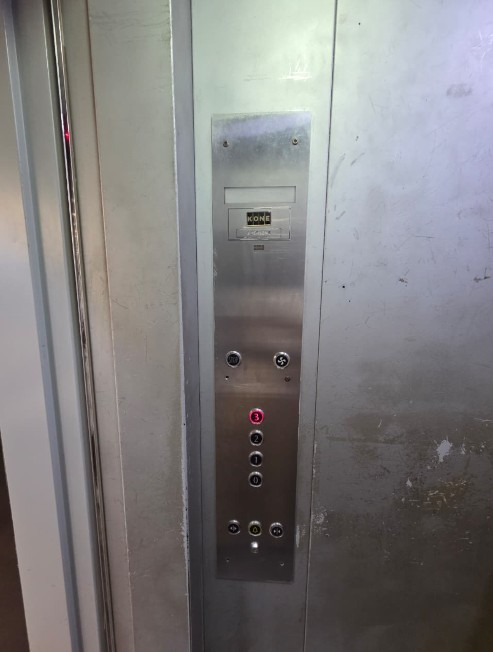
#> input picture elevator_mod_pipeline/tests/images/COP.jpg, 493 x 652 px; its folder holds only this picture in this run
$ python -i video.py   (imports and definitions only)   (older library calls are emulated)
#> lines starting #> are read from the running program, lines starting #| are printed output that depends on the picture; after the words box and inside, x2 and y2 are one past the last pixel; in counts of white or black regions, pixels touching at a corner belong together
#> further down, picture is the input picture: shape (652, 493, 3); mean B, G, R 125.8, 125.3, 127.1
from __future__ import annotations

import json
import logging
import math
import shutil
import subprocess
import wave
from pathlib import Path
from typing import Any

import cv2
import numpy as np


ACTION_SECONDS = {"open": 1.25, "close": 1.75}
MID_HOLD_SECONDS = 0.7
END_HOLD_SECONDS = 0.9
LOGGER = logging.getLogger(__name__)
MOTION_STYLES = {"zoom_in", "pan", "pan_l_r", "pan_r_l", "pan_t_b", "pan_b_t"}
MOTION_STYLE_ALIASES = {
    "zoom": "zoom_in",
    "zoom-in": "zoom_in",
    "zoom_in": "zoom_in",
    "pan": "pan",
    "pan-lr": "pan",
    "pan_lr": "pan",
    "pan-l-r": "pan",
    "pan_l_r": "pan",
    "pan-rl": "pan",
    "pan_rl": "pan",
    "pan-r-l": "pan",
    "pan_r_l": "pan",
    "left": "pan",
    "right": "pan",
    "pan_left": "pan",
    "pan_right": "pan",
}
DOOR_FUNCTIONALITY = {"open", "close"}
QUALITY_SIZES = {
    "360p": (640, 360),
    "480p": (854, 480),
    "720p": (1280, 720),
    "1080p": (1920, 1080),
}


# [379 lines left out: functions render_elevator_video, write_video, normalize_video_quality, normalize_video_mode_request, replacement_door_open_close_timing, not called in this run]


def fallback_door_cycle_actions(state: str) -> list[tuple[str, float]]:
    sequence = ["close", "open", "close", "open"] if state == "open" else ["open", "close", "open", "close"]
    return [(action, ACTION_SECONDS[action]) for action in sequence]


# [377 lines left out: functions resize_frames_for_quality, preserve_aspect_output_size, resize_cover_rgb, resize_contain_rgb, render_motion_style_video, render_ffmpeg_camera_motion and 3 more, not called in this run]


def resize_exact_rgb(frame: np.ndarray, target_w: int, target_h: int) -> np.ndarray:
    return np.ascontiguousarray(cv2.resize(frame, (target_w, target_h), interpolation=cv2.INTER_LANCZOS4))


# [49 lines left out: functions build_ffmpeg_pan_base, motion_output_size, ffmpeg_smoothstep_expr, ffmpeg_finish_filters, not called in this run]


def motion_focus_point(cfg: dict[str, Any], hw: tuple[int, int]) -> tuple[tuple[float, float], str]:
    h, w = hw
    return (w * 0.5, h * 0.5), "image_center"


# [233 lines left out: functions render_motion_style_frame, render_zoom_in_frame, render_pan_frame, pan_metadata, write_motion_metadata, validate_video_output and 2 more, not called in this run]


def write_state_debug(meta_path: Path, state_debug: dict[str, Any]) -> None:
    meta_path.write_text(json.dumps(state_debug, indent=2), encoding="utf-8")


# [51 lines left out: functions write_elevator_roi_debug, load_image_bgr, load_reference_image, not called in this run]


def load_replaced_door_box(cfg: dict[str, Any], image_shape: tuple[int, int]) -> list[int] | None:
    return load_replaced_component_box(cfg, image_shape, "door", "elevator_door")


def load_replaced_cabin_box(cfg: dict[str, Any], image_shape: tuple[int, int]) -> list[int] | None:
    return load_replaced_component_box(cfg, image_shape, None, "elevator_cabin")


# [1127 lines left out: functions load_replaced_component_box, select_state_images, load_default_door_open_interior, load_default_door_image, load_original_upload_image, replace_box_with_reference and 37 more, not called in this run]


def fallback_door_box(img: np.ndarray) -> list[int]:
    gray = cv2.cvtColor(img, cv2.COLOR_BGR2GRAY)
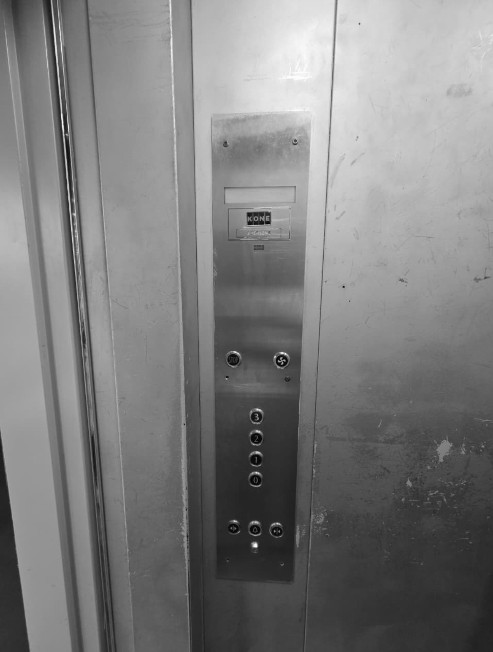
#> gray: shape (652, 493); min 1, max 254, mean 125.9
    edges = cv2.Canny(gray, 50, 140)
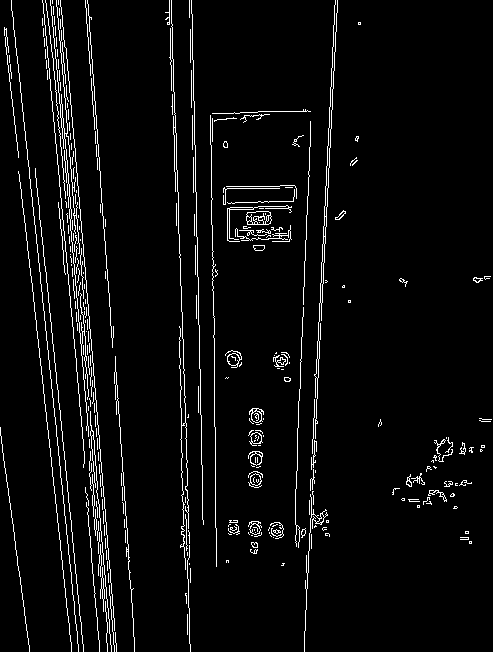
#> edges: shape (652, 493); 4.5% white in thin lines or dots
    kernel = cv2.getStructuringElement(cv2.MORPH_RECT, (5, 25))
    vertical = cv2.morphologyEx(edges, cv2.MORPH_CLOSE, kernel)
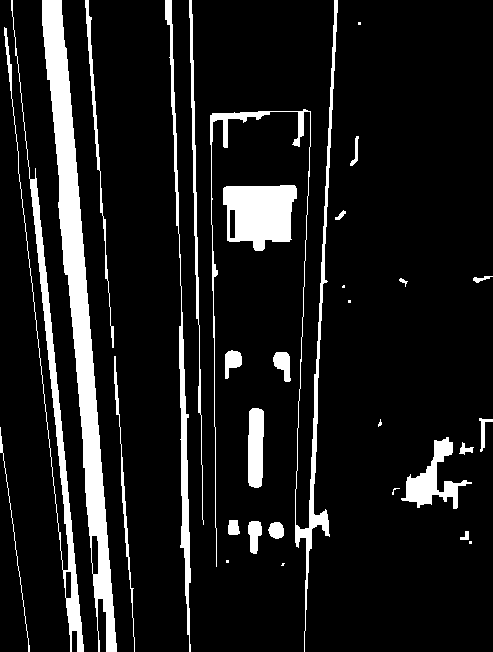
#> vertical: shape (652, 493); 10.9% white; 31 white regions (8 under 20 px)
    contours, _ = cv2.findContours(vertical, cv2.RETR_EXTERNAL, cv2.CHAIN_APPROX_SIMPLE)
#> contours = 31 contours, 9 with area under 20; largest, box (x1, y1, x2, y2) and area: (42, 0, 117, 652) 11380, (223, 185, 297, 251) 3704, (4, 0, 84, 652) 3260, (210, 0, 338, 652) 2666, (165, 0, 191, 652) 2021
    h, w = img.shape[:2]
#> h = 652; w = 493
    best = None
    best_score = -1e18
    for contour in contours:
        x, y, bw, bh = cv2.boundingRect(contour)
        if bh < h * 0.35 or bw < w * 0.08:
            continue
        score = bw * bh * min(bh / max(bw, 1), 4) - abs((x + bw / 2) - w / 2) * h
        if score > best_score:
            best_score = score
            best = [x, y, x + bw, y + bh]
#> this loop made 31 passes
#> (x, y, bw, bh, score, best_score, best) on pass 26: (210, 0, 128, 652, 315894, 315894, [210, 0, 338, 652])
#> (x, y, bw, bh) on passes 1, 4, 5, 6, 7, 8: (281, 563, 4, 3), (460, 531, 9, 9), (268, 522, 16, 17), (248, 521, 14, 33), (228, 520, 12, 15), (392, 488, 8, 7)
#> after the loop, best_score = 315894
    return best or [int(w * 0.28), int(h * 0.20), int(w * 0.72), int(h * 0.86)]


# [408 lines left out: functions clamp_box, classify_state, _center_gap_score, ease_in_out_cubic, motor_profile, build_panel_texture and 18 more, not called in this run]


def close_thud_times(spans: list[tuple[str, float, float]]) -> list[float]:
    return [end for action, _, end in spans if action == "close"]


# [72 lines left out: functions make_ding, make_thud, write_wav, safe_unlink, build_audio_clip, not called in this run]

>>> import cv2
>>> picture = cv2.imread('../tests/images/COP.jpg')
>>> result = fallback_door_box(picture)
#> result = [210, 0, 338, 652]

$ run again, on elevator_mod_pipeline/tests/images/Sample.jpg
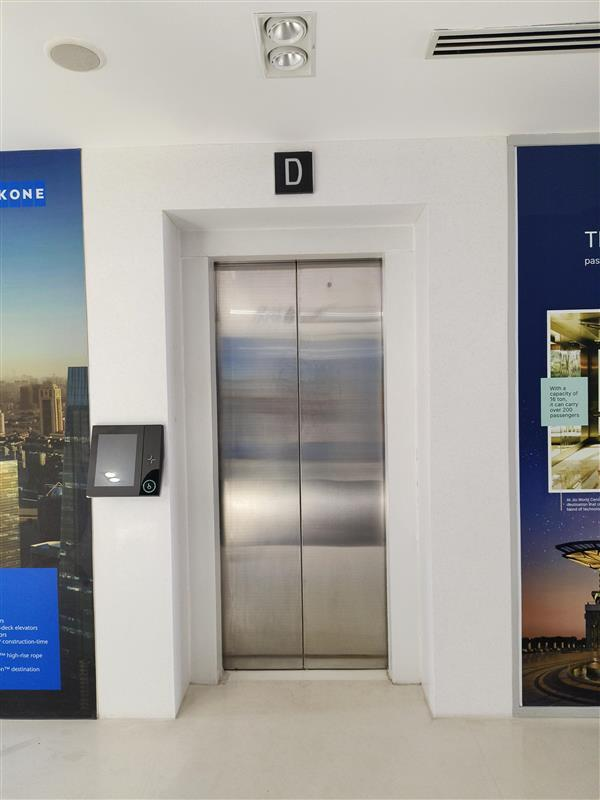
#> input picture elevator_mod_pipeline/tests/images/Sample.jpg, 600 x 800 px
#> picture is the input picture: shape (800, 600, 3); mean B, G, R 158.5, 161.4, 163.2
#> in fallback_door_box, `edges = cv2.Canny(gray, 50, 140)`:
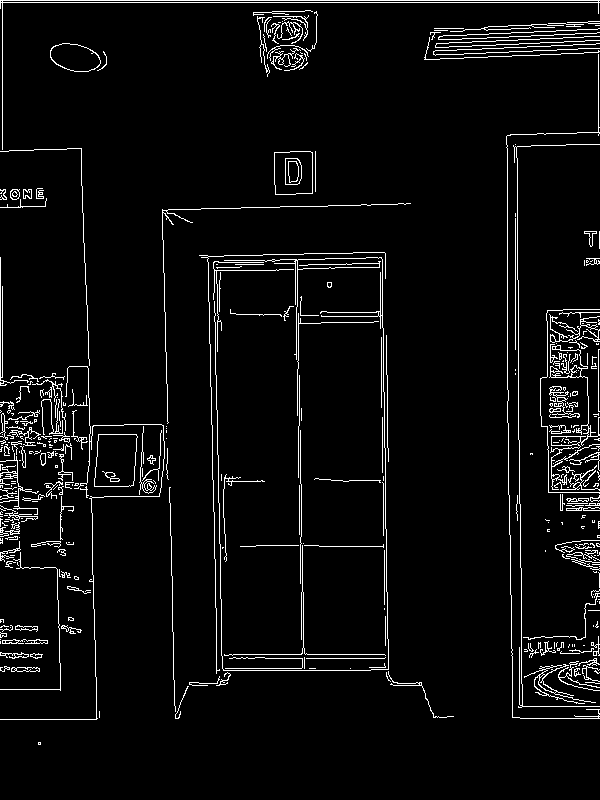
#> edges: shape (800, 600); 4.6% white in thin lines or dots
#> in fallback_door_box, `vertical = cv2.morphologyEx(edges, cv2.MORPH_CLOSE, kernel)`:
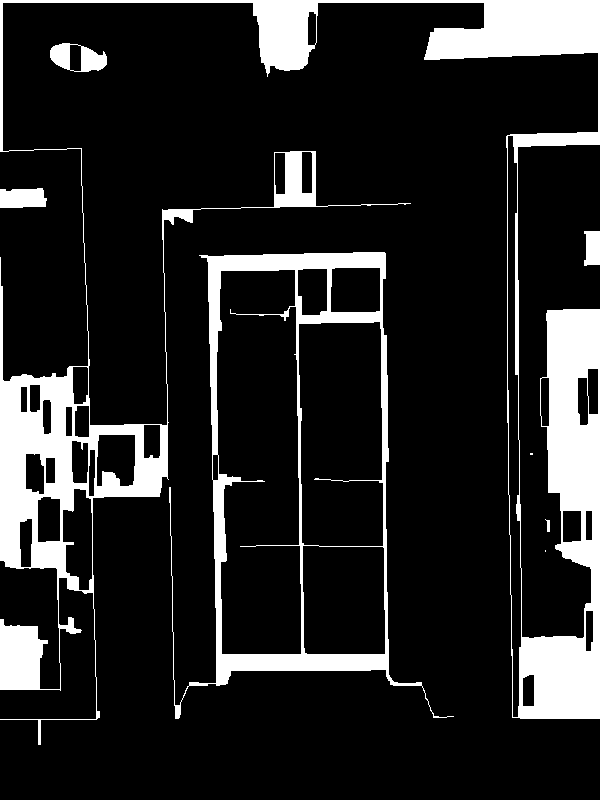
#> vertical: shape (800, 600); 14.9% white; 8 white regions (2 under 20 px)
#> contours = 8 contours, 2 with area under 20; largest, box (x1, y1, x2, y2) and area: (169, 252, 454, 719) 72672, (0, 0, 600, 745) 68591, (50, 43, 107, 72) 1158, (0, 188, 47, 208) 766, (584, 231, 600, 266) 444, (545, 519, 550, 532) 22
#> the loop in fallback_door_box, `for contour in contours:` made 8 passes
#> (x, y, bw, bh, score, best_score, best) on pass 4: (169, 252, 285, 467, 208889, 208889, [169, 252, 454, 719])
#> after the loop in fallback_door_box, `for contour in contours:`: best_score = 555025
#> result = [0, 0, 600, 745]

$ run again, on elevator_mod_pipeline/tests/images/Sample10.jpg
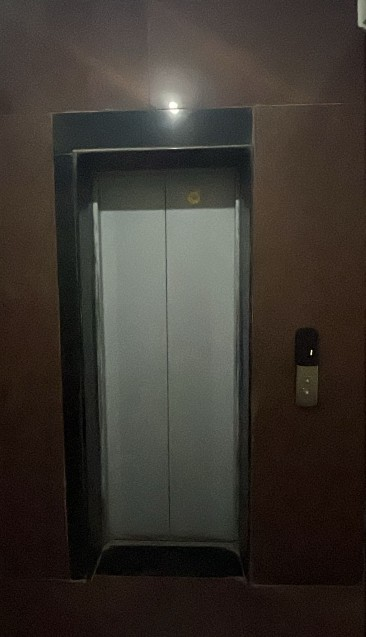
#> input picture elevator_mod_pipeline/tests/images/Sample10.jpg, 366 x 637 px
#> picture is the input picture: shape (637, 366, 3); mean B, G, R 47.7, 54, 59.6
#> in fallback_door_box, `edges = cv2.Canny(gray, 50, 140)`:
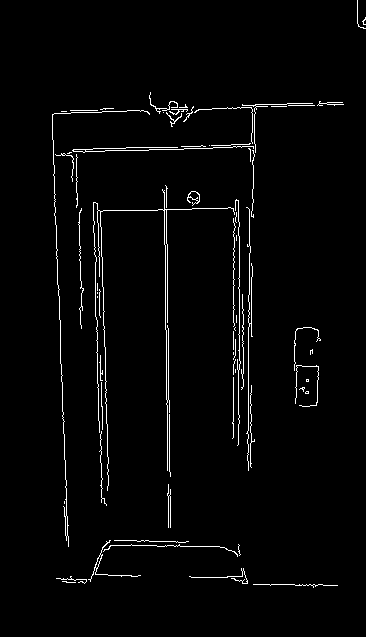
#> edges: shape (637, 366); 2.4% white in thin lines or dots, all inside (x1, y1, x2, y2) = (52, 0, 366, 588)
#> in fallback_door_box, `vertical = cv2.morphologyEx(edges, cv2.MORPH_CLOSE, kernel)`:
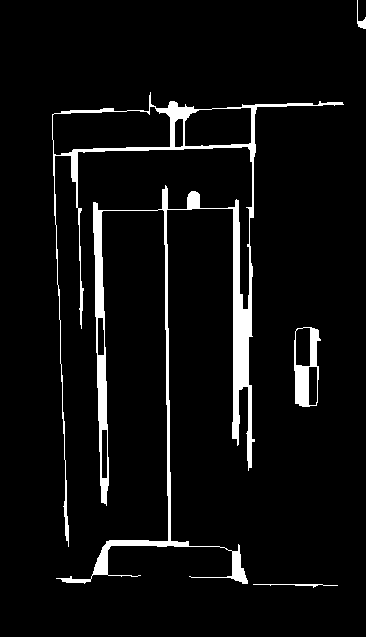
#> vertical: shape (637, 366); 5.5% white; 4 white regions
#> contours = 4 contours; box (x1, y1, x2, y2) and area: (52, 92, 344, 584) 16140, (294, 327, 321, 407) 1730, (357, 0, 366, 29) 50, (253, 584, 338, 588) 28
#> the loop in fallback_door_box, `for contour in contours:` made 4 passes
#> (x, y, bw, bh, score, best_score, best) on pass 3: (52, 92, 292, 492, 232509, 232509, [52, 92, 344, 584])
#> after the loop in fallback_door_box, `for contour in contours:`: best_score = 232509
#> result = [52, 92, 344, 584]

$ run again, on elevator_mod_pipeline/tests/images/Sample11.jpg
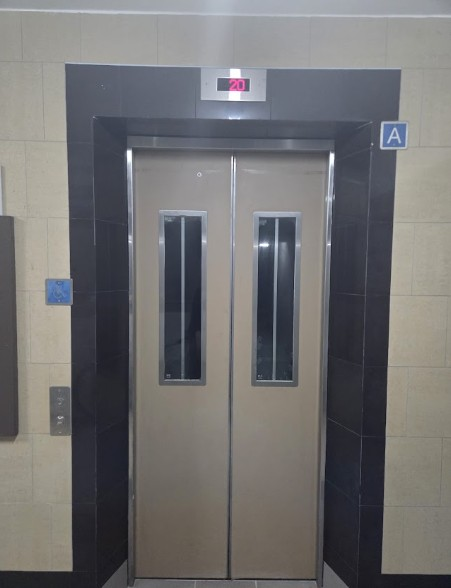
#> input picture elevator_mod_pipeline/tests/images/Sample11.jpg, 451 x 588 px
#> picture is the input picture: shape (588, 451, 3); mean B, G, R 113.4, 113.1, 114.1
#> in fallback_door_box, `edges = cv2.Canny(gray, 50, 140)`:
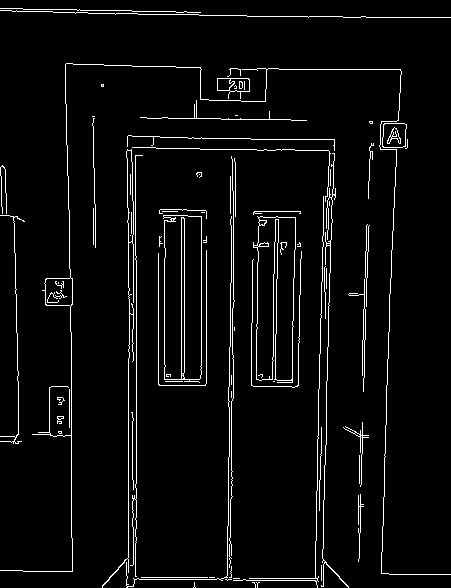
#> edges: shape (588, 451); 4.3% white in thin lines or dots
#> in fallback_door_box, `vertical = cv2.morphologyEx(edges, cv2.MORPH_CLOSE, kernel)`:
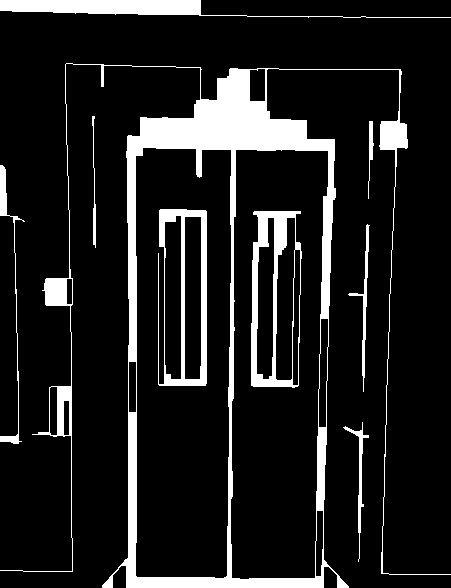
#> vertical: shape (588, 451); 12.5% white; 9 white regions
#> contours = 7 contours; box (x1, y1, x2, y2) and area: (0, 63, 451, 588) 98630, (0, 0, 451, 18) 2516, (0, 165, 25, 444) 412, (348, 224, 370, 392) 342, (343, 422, 369, 562) 303, (368, 121, 374, 199) 118, (92, 116, 96, 248) 90
#> the loop in fallback_door_box, `for contour in contours:` made 7 passes
#> (x, y, bw, bh, score, best_score, best) on pass 6: (0, 63, 451, 525, 275625, 275625, [0, 63, 451, 588])
#> after the loop in fallback_door_box, `for contour in contours:`: best_score = 275625
#> result = [0, 63, 451, 588]
